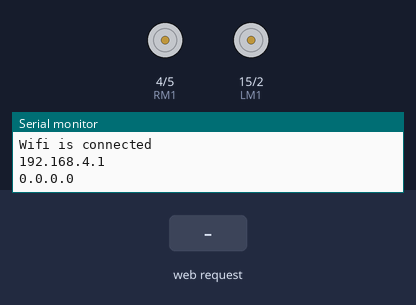
A sketch run on a simulated ESP32. Parts: motor-driver pin pairs drawn as motors (green arrow = first pin HIGH = forward, orange = second pin HIGH = backward, longer = more drive), the last lines printed to the serial monitor. The inputs (shaded band) are chosen by the test bench.

Above: at 1.2 s.
1.3 s: HTTP request GET /move?dir=BACKWARD received
At 1.6 s:
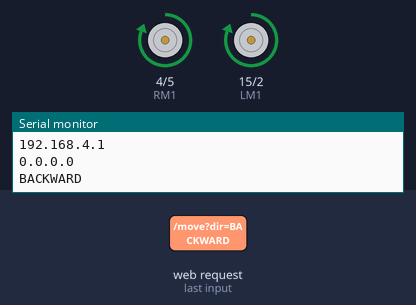
2.8 s: HTTP request GET /move?dir=FORWARD received
At 3.9 s:
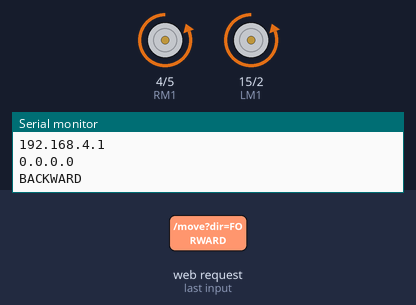
4.3 s: HTTP request GET /move?dir=RIGHT received
At 5.1 s:
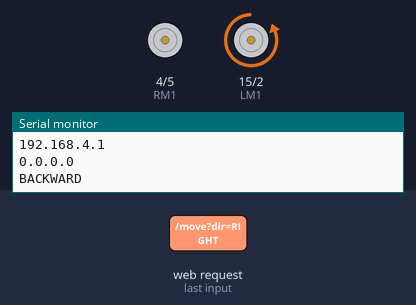
5.8 s: HTTP request GET /move?dir=LEFT received
At 6.2 s:
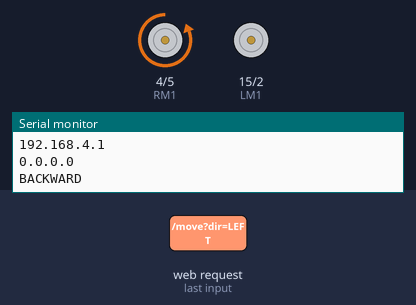
7.3 s: HTTP request GET /move?dir=CLOCKWISE received
At 8.5 s:
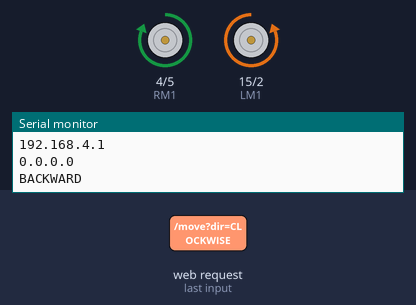
8.8 s: HTTP request GET /move?dir=BACKWARD_BUMP received
At 9.7 s:
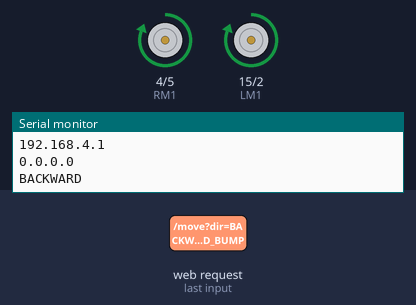
Timing chart, 0 to 11.3 s (numbered marks = the images above; inputs shaded):
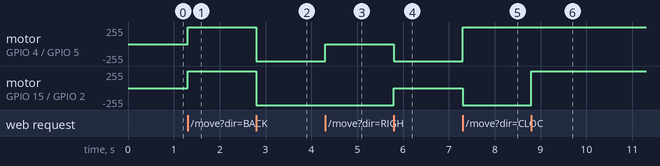

The sketch:

Final_code_1.ino
```cpp
/*
   PWM codes have been commented out and can be uncommented to use anytime
   PWM can be set according to the need
*/

#include <WiFi.h>
WiFiClient client;
WiFiServer server(80);

int i, j;
//LEFT_MOTOR:
int LM1 = 15;
int LM2 = 2;
//int LME = 3;

//RIGHT_MOTOR:
int RM1 = 4;
int RM2 = 5;
//int RME = 6;

void setup()
{
  Serial.begin(115200);
  WiFi.softAP("CRUCIFIERS", "1234567890");
  Serial.println();
  Serial.println("Wifi is connected");
  Serial.println(WiFi.softAPIP());
  Serial.println(WiFi.localIP());// IT WILL PRINT IP ADDRESS
  server.begin();

  // digitalWrite(LM2,HIGH);
  //  digitalWrite(RM1,HIGH);
  pinMode(LM1, OUTPUT);
  pinMode(LM2, OUTPUT);
  // pinMode(LME, OUTPUT);
  pinMode(RM1, OUTPUT);
  pinMode(RM2, OUTPUT);
  // pinMode(RME, OUTPUT);
}

void loop()
{
  client = server.available();

  if (client)
  {
    String request =  client.readStringUntil('\n');


    //          Serial.println(request);
    request.trim();

    //BACKWARD:
    if (request == "GET /move?dir=BACKWARD HTTP/1.1")
    { digitalWrite(LM1, HIGH);
      digitalWrite(LM2, LOW);
      digitalWrite(RM1, HIGH);
      digitalWrite(RM2, LOW);
      Serial.println("BACKWARD");
    }

    /* CODE IF WE WANT TO USE PWM */

    /* for(i=1,j=1; i<256,j<256; i+=20,j+=20)
       {
         analogWrite(LME,i);
         analogWrite(RME,j);
         delay(1000);
          if(i>200 || j>200)
         {
           while(true)
           {
             analogWrite(LME,255);
             analogWrite(RME,255);
           }
         }
       } */

    //FORWARD:
    if (request == "GET /move?dir=FORWARD HTTP/1.1")
    {
      digitalWrite(LM1, LOW);
      digitalWrite(LM2, HIGH);
      digitalWrite(RM1, LOW);
      digitalWrite(RM2, HIGH);
    }


    /* CODE IF WE WANT TO USE PWM */
    /*for(i=0,j=0; i<256,j<256; i+=20,j+=20)
      {
        analogWrite(LME,i);
        analogWrite(RME,j);
        delay(1000);
        if(i>200 || j>200)
        {
          while(true)
          {
            analogWrite(LME,255);
            analogWrite(RME,255);
          }
        }
      } */

    //BACKWARD+BUMP:
    if (request == "GET /move?dir=BACKWARD_BUMP HTTP/1.1")
    {
      digitalWrite(LM1, HIGH);
      digitalWrite(LM2, LOW);
      digitalWrite(RM1, HIGH);
      digitalWrite(RM2, LOW);
    }


    /* CODE IF WE WANT TO USE PWM */
    /*
       for(i=0,j=0; i<256,j<256; i+=80,j+=80)
         {
           analogWrite(LME,i);
           analogWrite(RME,j);
           delay(1000);
           if(i>200 || j>200)
           {
             while(true)
             {
               analogWrite(LME,255);
               analogWrite(RME,255);
             }
           }
         } */

    //RIGHT:
    if (request == "GET /move?dir=RIGHT HTTP/1.1")
    {
      digitalWrite(LM1, LOW);
      digitalWrite(LM2, HIGH);
      digitalWrite(RM1, LOW);
      digitalWrite(RM2, LOW);
    }


    /* CODE IF WE WANT TO USE PWM */
    /*  for(i=0; i<256; i+=20)
        {
          analogWrite(LME,i);
          delay(1000);
          if(i>200)
          {
            while(true)
            {
              analogWrite(LME,255);
            }
          }
        } */

    //LEFT:
    if (request == "GET /move?dir=LEFT HTTP/1.1")
    {
      digitalWrite(LM1, LOW);
      digitalWrite(LM2, LOW);
      digitalWrite(RM1, LOW);
      digitalWrite(RM2, HIGH);
    }

    /* CODE IF WE WANT TO USE PWM */
    /*
      for(i=0; i<256; i+=20)
      {
        analogWrite(RME,i);
        delay(1000);
        if(i>200)
        {
          while(true)
          {
            analogWrite(RME,255);
          }
        }
      }  */


    //RIGHT_FORWARD:
    if (request == "GET /move?dir=RIGHT_FORWARD HTTP/1.1")
    {
      digitalWrite(LM1, LOW);
      digitalWrite(LM2, HIGH);
      digitalWrite(RM1, LOW);
      digitalWrite(RM2, HIGH);
    }

    /* CODE IF WE WANT TO USE PWM */
    /*
       for(i=20; i<256; i+=30)
         {
           analogWrite(LME,i);
           analogWrite(RME,20);
           delay(1000);
           if(i>200)
           {
             while(true)
             {
               analogWrite(LME,255);
             }
           }
         }*/

    //LEFT_FORWARD:
    if (request == "GET /move?dir=LEFT_FORWARD HTTP/1.1")
    {
      digitalWrite(LM1, LOW);
      digitalWrite(LM2, HIGH);
      digitalWrite(RM1, LOW);
      digitalWrite(RM2, HIGH);
    }

    /* CODE IF WE WANT TO USE PWM */
    /*
       for(i=20; i<256; i+=30)
         {
           analogWrite(RME,i);
           analogWrite(LME,20);
           delay(1000);
           if(i>200)
           {
             while(true)
             {
               analogWrite(RME,255);
             }
           }
         }  */

    //RIGHT_BACKWARD:
    if (request == "GET /move?dir=RIGHT_BACKWARD HTTP/1.1")
    {
      digitalWrite(LM1, HIGH);
      digitalWrite(LM2, LOW);
      digitalWrite(RM1, HIGH);
      digitalWrite(RM2, LOW);
    }


    /* CODE IF WE WANT TO USE PWM */
    /*
         for(i=20; i<256; i+=30)
           {
             analogWrite(LME,i);
             analogWrite(RME,20);
             delay(1000);
             if(i>200)
             {
               while(true)
               {
                 analogWrite(LME,255);
               }
             }
           } */

    //LEFT_BACKWARD:
    if (request == "GET /move?dir=LEFT_BACKWARD HTTP/1.1")
    {
      digitalWrite(LM1, HIGH);
      digitalWrite(LM2, LOW);
      digitalWrite(RM1, HIGH);
      digitalWrite(RM2, LOW);
    }


    /* CODE IF WE WANT TO USE PWM */
    /*
        for(i=20; i<256; i+=30)
          {
            analogWrite(RME,i);
            analogWrite(LME,20);
            delay(1000);
            if(i>200)
            {
              while(true)
              {
                analogWrite(RME,255);
              }
            }
          }  */

    //CLOCKWISE:
    if (request == "GET /move?dir=CLOCKWISE HTTP/1.1")
    {
      digitalWrite(LM1, LOW);
      digitalWrite(LM2, HIGH);
      digitalWrite(RM1, HIGH);
      digitalWrite(RM2, LOW);
    }


    /* CODE IF WE WANT TO USE PWM */
    /*
      for(i=0,j=0; i<256,j<256; i+=20,j+=20)
        {
          analogWrite(LME,i);
          analogWrite(RME,j);
          delay(1000);
          if(i>200 || j>200)
          {
            while(true)
            {
              analogWrite(LME,255);
              analogWrite(RME,255);
            }
          }
        }  */

    //ANTI_CLOCKWISE:
    if (request == "GET /move?dir=ANTI_CLOCKWISE HTTP/1.1")
    {
      digitalWrite(LM1, HIGH);
      digitalWrite(LM2, LOW);
      digitalWrite(RM1, LOW);
      digitalWrite(RM2, HIGH);
    }


    /* CODE IF WE WANT TO USE PWM */
    /*
       for(i=0,j=0; i<256,j<256; i+=20,j+=20)
         {
           analogWrite(LME,i);
           analogWrite(RME,j);
           delay(1000);
           if(i>200 || j>200)
           {
             while(true)
             {
               analogWrite(LME,255);
               analogWrite(RME,255);
             }
           }
         }  */
    if (request == "GET /move?dir=STOP HTTP/1.1")
    {
      digitalWrite(LM1, LOW);
      digitalWrite(LM2, LOW);
      digitalWrite(RM1, LOW);
      digitalWrite(RM1, LOW);
      Serial.println("Stop");
    }
    if (request == "GET /action?type=STOP HTTP/1.1")
    {
      digitalWrite(LM1, LOW);
      digitalWrite(LM2, LOW);
      digitalWrite(RM1, LOW);
      digitalWrite(RM2, LOW);
      Serial.println("STOP");
    }
  }
}
```

Measured:
- after the input at 1.3 s, motor on GPIO 4 (RM1) / GPIO 5 (RM2), motor on GPIO 15 (LM1) / GPIO 2 (LM2): stopped → forward 255/255 at once
- after the input at 2.8 s, motor on GPIO 4 (RM1) / GPIO 5 (RM2), motor on GPIO 15 (LM1) / GPIO 2 (LM2): forward 255/255 → backward 255/255 at once
- after the input at 4.3 s, motor on GPIO 4 (RM1) / GPIO 5 (RM2): backward 255/255 → stopped at once
- after the input at 5.8 s, motor on GPIO 4 (RM1) / GPIO 5 (RM2): stopped → backward 255/255 at once; motor on GPIO 15 (LM1) / GPIO 2 (LM2): backward 255/255 → stopped at once
- after the input at 7.3 s, motor on GPIO 4 (RM1) / GPIO 5 (RM2): backward 255/255 → forward 255/255 at once; motor on GPIO 15 (LM1) / GPIO 2 (LM2): stopped → backward 255/255 at once
- after the input at 8.8 s, motor on GPIO 15 (LM1) / GPIO 2 (LM2): backward 255/255 → forward 255/255 at once
